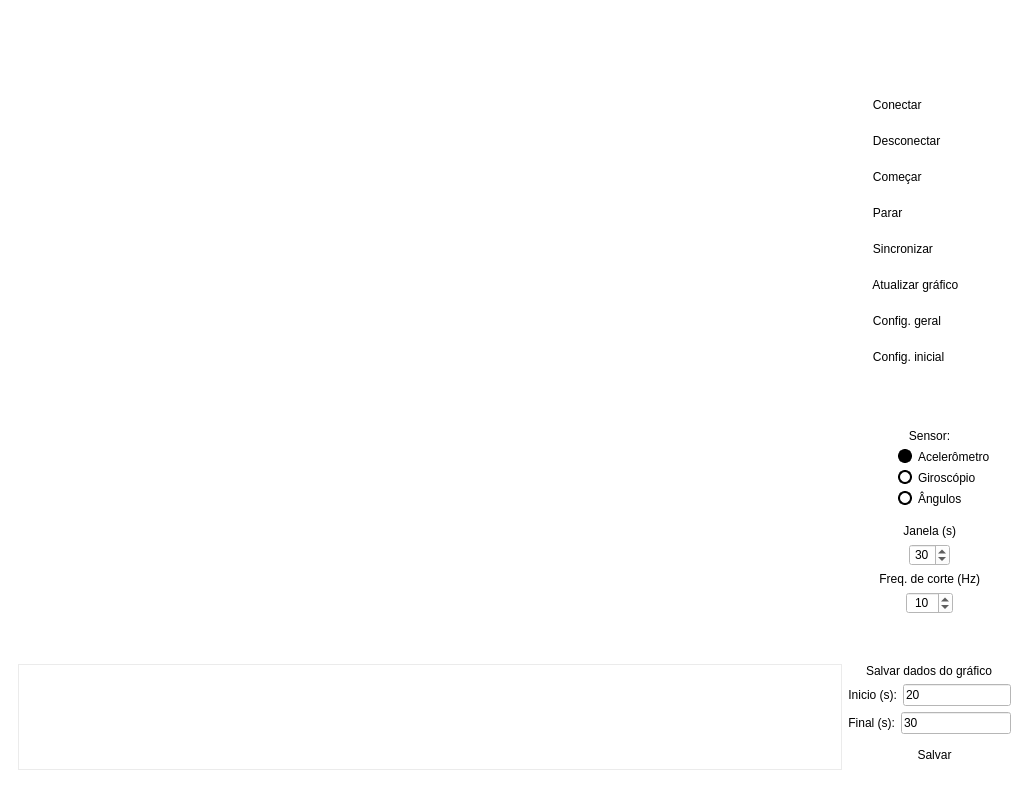
<?xml version="1.0" encoding="UTF-8"?>
<ui version="4.0">
 <class>MuvBoxControl</class>
 <widget class="QMainWindow" name="MuvBoxControl">
  <property name="geometry">
   <rect>
    <x>0</x>
    <y>0</y>
    <width>1029</width>
    <height>788</height>
   </rect>
  </property>
  <property name="windowTitle">
   <string>MuvBox Control</string>
  </property>
  <widget class="QWidget" name="centralwidget">
   <property name="whatsThis">
    <string>&lt;html&gt;&lt;head/&gt;&lt;body&gt;&lt;p&gt;background-color: white&lt;/p&gt;&lt;/body&gt;&lt;/html&gt;</string>
   </property>
   <property name="styleSheet">
    <string notr="true">QWidget{
	background-color:white
}
QRadioButton::indicator {
    width: 10px;
    height: 10px;
    border-radius: 7px;
	border:	2px solid black;
}

QRadioButton::indicator:hover{
	border: 2px solid #1e90ff;
}

QRadioButton::indicator:checked {
    background-color: black;
    border: 2px solid black;
}

QPushButton{
	background-color: none;
	border-radius: 5px;
	color: black;
}
QPushButton:hover{
	color: #1e90ff;
}
QComboBox:hover
{
	color: black;
}</string>
   </property>
   <layout class="QGridLayout" name="gridLayout_3">
    <item row="0" column="1">
     <widget class="QStackedWidget" name="stackedWidget">
      <property name="styleSheet">
       <string notr="true"/>
      </property>
      <property name="currentIndex">
       <number>0</number>
      </property>
      <widget class="QWidget" name="page">
       <property name="styleSheet">
        <string notr="true"/>
       </property>
       <layout class="QGridLayout" name="gridLayout_2">
        <item row="2" column="0">
         <layout class="QGridLayout" name="gridLayout" rowstretch="0,0,0,0,0,0,0,0,0,0,0,0,0,0,0,0,0,0,0,0,0,0,0,0,0,0,0,0,0,0,0,0,0" columnstretch="5,0,0,0,0">
          <property name="sizeConstraint">
           <enum>QLayout::SetDefaultConstraint</enum>
          </property>
          <item row="24" column="4" alignment="Qt::AlignHCenter">
           <widget class="QLabel" name="label_4">
            <property name="text">
             <string>Freq. de corte (Hz)</string>
            </property>
            <property name="alignment">
             <set>Qt::AlignRight|Qt::AlignTrailing|Qt::AlignVCenter</set>
            </property>
           </widget>
          </item>
          <item row="31" column="4">
           <layout class="QHBoxLayout" name="horizontalLayout_2">
            <item>
             <widget class="QLabel" name="label_6">
              <property name="text">
               <string>Final (s):</string>
              </property>
              <property name="alignment">
               <set>Qt::AlignRight|Qt::AlignTrailing|Qt::AlignVCenter</set>
              </property>
             </widget>
            </item>
            <item>
             <widget class="QLineEdit" name="lineEdit_2">
              <property name="text">
               <string>30</string>
              </property>
             </widget>
            </item>
           </layout>
          </item>
          <item row="16" column="4">
           <widget class="QLabel" name="label">
            <property name="maximumSize">
             <size>
              <width>16777215</width>
              <height>30</height>
             </size>
            </property>
            <property name="layoutDirection">
             <enum>Qt::LeftToRight</enum>
            </property>
            <property name="text">
             <string>Sensor:</string>
            </property>
            <property name="textFormat">
             <enum>Qt::AutoText</enum>
            </property>
            <property name="alignment">
             <set>Qt::AlignCenter</set>
            </property>
           </widget>
          </item>
          <item row="17" column="4" alignment="Qt::AlignLeft">
           <widget class="QRadioButton" name="radioButton">
            <property name="font">
             <font>
              <weight>50</weight>
              <bold>false</bold>
             </font>
            </property>
            <property name="cursor">
             <cursorShape>PointingHandCursor</cursorShape>
            </property>
            <property name="styleSheet">
             <string notr="true">padding-left: 50px;</string>
            </property>
            <property name="text">
             <string>Acelerômetro</string>
            </property>
            <property name="checked">
             <bool>true</bool>
            </property>
           </widget>
          </item>
          <item row="6" column="4">
           <widget class="QPushButton" name="pushButton_2">
            <property name="minimumSize">
             <size>
              <width>0</width>
              <height>30</height>
             </size>
            </property>
            <property name="maximumSize">
             <size>
              <width>16777215</width>
              <height>16777215</height>
             </size>
            </property>
            <property name="cursor">
             <cursorShape>PointingHandCursor</cursorShape>
            </property>
            <property name="styleSheet">
             <string notr="true">text-align: left;
padding-left: 15px;

</string>
            </property>
            <property name="text">
             <string>   Conectar</string>
            </property>
            <property name="iconSize">
             <size>
              <width>20</width>
              <height>20</height>
             </size>
            </property>
           </widget>
          </item>
          <item row="15" column="4">
           <widget class="QLabel" name="label_7">
            <property name="font">
             <font>
              <weight>75</weight>
              <bold>true</bold>
              <strikeout>false</strikeout>
              <kerning>true</kerning>
             </font>
            </property>
            <property name="text">
             <string/>
            </property>
            <property name="textFormat">
             <enum>Qt::AutoText</enum>
            </property>
            <property name="alignment">
             <set>Qt::AlignCenter</set>
            </property>
           </widget>
          </item>
          <item row="25" column="4" alignment="Qt::AlignHCenter">
           <widget class="QSpinBox" name="spinBox_5">
            <property name="maximumSize">
             <size>
              <width>50</width>
              <height>16777215</height>
             </size>
            </property>
            <property name="alignment">
             <set>Qt::AlignCenter</set>
            </property>
            <property name="readOnly">
             <bool>false</bool>
            </property>
            <property name="maximum">
             <number>100</number>
            </property>
            <property name="singleStep">
             <number>5</number>
            </property>
            <property name="value">
             <number>10</number>
            </property>
           </widget>
          </item>
          <item row="14" column="4">
           <spacer name="verticalSpacer">
            <property name="orientation">
             <enum>Qt::Vertical</enum>
            </property>
            <property name="sizeHint" stdset="0">
             <size>
              <width>20</width>
              <height>500</height>
             </size>
            </property>
           </spacer>
          </item>
          <item row="7" column="4">
           <widget class="QPushButton" name="pushButton_8">
            <property name="minimumSize">
             <size>
              <width>0</width>
              <height>30</height>
             </size>
            </property>
            <property name="maximumSize">
             <size>
              <width>16777215</width>
              <height>16777215</height>
             </size>
            </property>
            <property name="cursor">
             <cursorShape>PointingHandCursor</cursorShape>
            </property>
            <property name="styleSheet">
             <string notr="true">text-align: left;
padding-left: 15px;

</string>
            </property>
            <property name="text">
             <string>   Desconectar</string>
            </property>
           </widget>
          </item>
          <item row="30" column="4">
           <layout class="QHBoxLayout" name="horizontalLayout">
            <item>
             <widget class="QLabel" name="label_5">
              <property name="text">
               <string>Inicio (s):</string>
              </property>
              <property name="alignment">
               <set>Qt::AlignRight|Qt::AlignTrailing|Qt::AlignVCenter</set>
              </property>
             </widget>
            </item>
            <item>
             <widget class="QLineEdit" name="lineEdit">
              <property name="text">
               <string>20</string>
              </property>
             </widget>
            </item>
           </layout>
          </item>
          <item row="29" column="0" rowspan="4" colspan="4">
           <widget class="QPlainTextEdit" name="plainTextEdit">
            <property name="minimumSize">
             <size>
              <width>0</width>
              <height>0</height>
             </size>
            </property>
            <property name="maximumSize">
             <size>
              <width>16777215</width>
              <height>150</height>
             </size>
            </property>
            <property name="styleSheet">
             <string notr="true">border: 1px solid #EBEBEB;</string>
            </property>
           </widget>
          </item>
          <item row="12" column="4">
           <widget class="QPushButton" name="pushButton_4">
            <property name="minimumSize">
             <size>
              <width>0</width>
              <height>30</height>
             </size>
            </property>
            <property name="maximumSize">
             <size>
              <width>16777215</width>
              <height>16777215</height>
             </size>
            </property>
            <property name="cursor">
             <cursorShape>PointingHandCursor</cursorShape>
            </property>
            <property name="styleSheet">
             <string notr="true">text-align: left;
padding-left: 15px;

</string>
            </property>
            <property name="text">
             <string>   Config. geral</string>
            </property>
           </widget>
          </item>
          <item row="9" column="4">
           <widget class="QPushButton" name="pushButton_9">
            <property name="minimumSize">
             <size>
              <width>0</width>
              <height>30</height>
             </size>
            </property>
            <property name="maximumSize">
             <size>
              <width>16777215</width>
              <height>16777215</height>
             </size>
            </property>
            <property name="cursor">
             <cursorShape>PointingHandCursor</cursorShape>
            </property>
            <property name="styleSheet">
             <string notr="true">text-align: left;
padding-left: 15px;

</string>
            </property>
            <property name="text">
             <string>   Parar</string>
            </property>
           </widget>
          </item>
          <item row="8" column="4">
           <widget class="QPushButton" name="pushButton">
            <property name="minimumSize">
             <size>
              <width>0</width>
              <height>30</height>
             </size>
            </property>
            <property name="maximumSize">
             <size>
              <width>16777215</width>
              <height>16777215</height>
             </size>
            </property>
            <property name="cursor">
             <cursorShape>PointingHandCursor</cursorShape>
            </property>
            <property name="styleSheet">
             <string notr="true">text-align: left;
padding-left: 15px;

</string>
            </property>
            <property name="text">
             <string>   Começar</string>
            </property>
            <property name="checkable">
             <bool>false</bool>
            </property>
           </widget>
          </item>
          <item row="4" column="4">
           <widget class="QLabel" name="label_8">
            <property name="text">
             <string/>
            </property>
           </widget>
          </item>
          <item row="28" column="4">
           <spacer name="verticalSpacer_2">
            <property name="orientation">
             <enum>Qt::Vertical</enum>
            </property>
            <property name="sizeHint" stdset="0">
             <size>
              <width>20</width>
              <height>500</height>
             </size>
            </property>
           </spacer>
          </item>
          <item row="22" column="4" alignment="Qt::AlignHCenter">
           <widget class="QLabel" name="label_2">
            <property name="maximumSize">
             <size>
              <width>16777215</width>
              <height>30</height>
             </size>
            </property>
            <property name="focusPolicy">
             <enum>Qt::NoFocus</enum>
            </property>
            <property name="text">
             <string>Janela (s)</string>
            </property>
            <property name="alignment">
             <set>Qt::AlignRight|Qt::AlignTrailing|Qt::AlignVCenter</set>
            </property>
           </widget>
          </item>
          <item row="32" column="4">
           <widget class="QPushButton" name="pushButton_6">
            <property name="minimumSize">
             <size>
              <width>0</width>
              <height>30</height>
             </size>
            </property>
            <property name="cursor">
             <cursorShape>PointingHandCursor</cursorShape>
            </property>
            <property name="styleSheet">
             <string notr="true">text-align: center</string>
            </property>
            <property name="text">
             <string>   Salvar</string>
            </property>
            <property name="icon">
             <iconset>
              <normaloff>icons/save.svg</normaloff>icons/save.svg</iconset>
            </property>
           </widget>
          </item>
          <item row="2" column="0" colspan="4">
           <spacer name="horizontalSpacer">
            <property name="orientation">
             <enum>Qt::Horizontal</enum>
            </property>
            <property name="sizeType">
             <enum>QSizePolicy::Expanding</enum>
            </property>
            <property name="sizeHint" stdset="0">
             <size>
              <width>40</width>
              <height>20</height>
             </size>
            </property>
           </spacer>
          </item>
          <item row="5" column="0" rowspan="24" colspan="4">
           <layout class="QVBoxLayout" name="verticalLayout_2"/>
          </item>
          <item row="19" column="4" alignment="Qt::AlignLeft|Qt::AlignVCenter">
           <widget class="QRadioButton" name="radioButton_3">
            <property name="cursor">
             <cursorShape>PointingHandCursor</cursorShape>
            </property>
            <property name="styleSheet">
             <string notr="true">padding-left: 50px;</string>
            </property>
            <property name="text">
             <string>Ângulos</string>
            </property>
           </widget>
          </item>
          <item row="18" column="4" alignment="Qt::AlignLeft">
           <widget class="QRadioButton" name="radioButton_2">
            <property name="cursor">
             <cursorShape>PointingHandCursor</cursorShape>
            </property>
            <property name="styleSheet">
             <string notr="true">padding-left: 50px;</string>
            </property>
            <property name="text">
             <string>Giroscópio</string>
            </property>
           </widget>
          </item>
          <item row="10" column="4">
           <widget class="QPushButton" name="pushButton_7">
            <property name="minimumSize">
             <size>
              <width>0</width>
              <height>30</height>
             </size>
            </property>
            <property name="maximumSize">
             <size>
              <width>16777215</width>
              <height>16777215</height>
             </size>
            </property>
            <property name="cursor">
             <cursorShape>PointingHandCursor</cursorShape>
            </property>
            <property name="styleSheet">
             <string notr="true">text-align: left;
padding-left: 15px;

</string>
            </property>
            <property name="text">
             <string>   Sincronizar</string>
            </property>
           </widget>
          </item>
          <item row="11" column="4">
           <widget class="QPushButton" name="pushButton_5">
            <property name="minimumSize">
             <size>
              <width>0</width>
              <height>30</height>
             </size>
            </property>
            <property name="maximumSize">
             <size>
              <width>16777215</width>
              <height>16777215</height>
             </size>
            </property>
            <property name="cursor">
             <cursorShape>PointingHandCursor</cursorShape>
            </property>
            <property name="styleSheet">
             <string notr="true">text-align: left;
padding-left: 15px;

</string>
            </property>
            <property name="text">
             <string>   Atualizar gráfico</string>
            </property>
           </widget>
          </item>
          <item row="29" column="4" alignment="Qt::AlignHCenter">
           <widget class="QLabel" name="label_3">
            <property name="maximumSize">
             <size>
              <width>16777215</width>
              <height>30</height>
             </size>
            </property>
            <property name="text">
             <string>Salvar dados do gráfico</string>
            </property>
            <property name="alignment">
             <set>Qt::AlignRight|Qt::AlignTrailing|Qt::AlignVCenter</set>
            </property>
           </widget>
          </item>
          <item row="23" column="4" alignment="Qt::AlignHCenter">
           <widget class="QSpinBox" name="spinBox_4">
            <property name="maximumSize">
             <size>
              <width>50</width>
              <height>16777215</height>
             </size>
            </property>
            <property name="layoutDirection">
             <enum>Qt::LeftToRight</enum>
            </property>
            <property name="alignment">
             <set>Qt::AlignCenter</set>
            </property>
            <property name="value">
             <number>30</number>
            </property>
           </widget>
          </item>
          <item row="4" column="0" colspan="4">
           <widget class="QFrame" name="frame">
            <property name="maximumSize">
             <size>
              <width>16777215</width>
              <height>50</height>
             </size>
            </property>
            <property name="styleSheet">
             <string notr="true">border: none;</string>
            </property>
            <property name="frameShape">
             <enum>QFrame::StyledPanel</enum>
            </property>
            <property name="frameShadow">
             <enum>QFrame::Raised</enum>
            </property>
           </widget>
          </item>
          <item row="5" column="4">
           <spacer name="verticalSpacer_3">
            <property name="orientation">
             <enum>Qt::Vertical</enum>
            </property>
            <property name="sizeHint" stdset="0">
             <size>
              <width>20</width>
              <height>500</height>
             </size>
            </property>
           </spacer>
          </item>
          <item row="13" column="4">
           <widget class="QPushButton" name="pushButton_11">
            <property name="minimumSize">
             <size>
              <width>0</width>
              <height>30</height>
             </size>
            </property>
            <property name="cursor">
             <cursorShape>PointingHandCursor</cursorShape>
            </property>
            <property name="styleSheet">
             <string notr="true">text-align: left;
padding-left: 15px;

</string>
            </property>
            <property name="text">
             <string>   Config. inicial</string>
            </property>
           </widget>
          </item>
         </layout>
        </item>
       </layout>
      </widget>
      <widget class="QWidget" name="page_2">
       <layout class="QGridLayout" name="gridLayout_5">
        <item row="0" column="0">
         <layout class="QGridLayout" name="gridLayout_4">
          <item row="0" column="2">
           <widget class="QPushButton" name="pushButton_10">
            <property name="minimumSize">
             <size>
              <width>100</width>
              <height>0</height>
             </size>
            </property>
            <property name="cursor">
             <cursorShape>PointingHandCursor</cursorShape>
            </property>
            <property name="text">
             <string>   Voltar</string>
            </property>
           </widget>
          </item>
          <item row="0" column="1">
           <widget class="QPushButton" name="pushButton_3">
            <property name="minimumSize">
             <size>
              <width>150</width>
              <height>0</height>
             </size>
            </property>
            <property name="cursor">
             <cursorShape>PointingHandCursor</cursorShape>
            </property>
            <property name="text">
             <string>   Salvar tabela</string>
            </property>
           </widget>
          </item>
          <item row="0" column="0">
           <spacer name="horizontalSpacer_2">
            <property name="orientation">
             <enum>Qt::Horizontal</enum>
            </property>
            <property name="sizeHint" stdset="0">
             <size>
              <width>40</width>
              <height>20</height>
             </size>
            </property>
           </spacer>
          </item>
          <item row="1" column="0" colspan="3">
           <widget class="QTableWidget" name="tableWidget">
            <property name="styleSheet">
             <string notr="true">color:black;</string>
            </property>
           </widget>
          </item>
         </layout>
        </item>
       </layout>
      </widget>
      <widget class="QWidget" name="page_3">
       <layout class="QGridLayout" name="gridLayout_7">
        <item row="0" column="0">
         <layout class="QGridLayout" name="gridLayout_6">
          <item row="3" column="3">
           <spacer name="horizontalSpacer_4">
            <property name="orientation">
             <enum>Qt::Horizontal</enum>
            </property>
            <property name="sizeHint" stdset="0">
             <size>
              <width>300</width>
              <height>20</height>
             </size>
            </property>
           </spacer>
          </item>
          <item row="7" column="1">
           <spacer name="verticalSpacer_5">
            <property name="orientation">
             <enum>Qt::Vertical</enum>
            </property>
            <property name="sizeHint" stdset="0">
             <size>
              <width>20</width>
              <height>40</height>
             </size>
            </property>
           </spacer>
          </item>
          <item row="3" column="1" colspan="2">
           <widget class="QListWidget" name="listWidget">
            <property name="minimumSize">
             <size>
              <width>0</width>
              <height>500</height>
             </size>
            </property>
           </widget>
          </item>
          <item row="6" column="2">
           <widget class="QPushButton" name="pushButton_13">
            <property name="cursor">
             <cursorShape>PointingHandCursor</cursorShape>
            </property>
            <property name="styleSheet">
             <string notr="true">margin-top: 30px</string>
            </property>
            <property name="text">
             <string>   Configurar</string>
            </property>
           </widget>
          </item>
          <item row="3" column="0">
           <spacer name="horizontalSpacer_3">
            <property name="orientation">
             <enum>Qt::Horizontal</enum>
            </property>
            <property name="sizeHint" stdset="0">
             <size>
              <width>300</width>
              <height>20</height>
             </size>
            </property>
           </spacer>
          </item>
          <item row="1" column="1" colspan="2">
           <widget class="QTextBrowser" name="textBrowser">
            <property name="minimumSize">
             <size>
              <width>600</width>
              <height>0</height>
             </size>
            </property>
            <property name="maximumSize">
             <size>
              <width>16777215</width>
              <height>50</height>
             </size>
            </property>
            <property name="html">
             <string>&lt;!DOCTYPE HTML PUBLIC &quot;-//W3C//DTD HTML 4.0//EN&quot; &quot;http://www.w3.org/TR/REC-html40/strict.dtd&quot;&gt;
&lt;html&gt;&lt;head&gt;&lt;meta name=&quot;qrichtext&quot; content=&quot;1&quot; /&gt;&lt;style type=&quot;text/css&quot;&gt;
p, li { white-space: pre-wrap; }
&lt;/style&gt;&lt;/head&gt;&lt;body style=&quot; font-family:'Ubuntu'; font-size:11pt; font-weight:400; font-style:normal;&quot;&gt;
&lt;p style=&quot; margin-top:0px; margin-bottom:0px; margin-left:0px; margin-right:0px; -qt-block-indent:0; text-indent:0px;&quot;&gt;&lt;span style=&quot; font-family:'MS Shell Dlg 2'; font-size:8.25pt;&quot;&gt;Ligue sua MuvBox e aperte em '&lt;/span&gt;&lt;span style=&quot; font-family:'MS Shell Dlg 2'; font-size:8.25pt; font-weight:600;&quot;&gt;Escanear&lt;/span&gt;&lt;span style=&quot; font-family:'MS Shell Dlg 2'; font-size:8.25pt;&quot;&gt;'. Então selecione o dispositivo desejado e clique em '&lt;/span&gt;&lt;span style=&quot; font-family:'MS Shell Dlg 2'; font-size:8.25pt; font-weight:600;&quot;&gt;Configurar&lt;/span&gt;&lt;span style=&quot; font-family:'MS Shell Dlg 2'; font-size:8.25pt;&quot;&gt;&amp;quot;&lt;/span&gt;&lt;/p&gt;&lt;/body&gt;&lt;/html&gt;</string>
            </property>
           </widget>
          </item>
          <item row="6" column="1">
           <widget class="QPushButton" name="pushButton_16">
            <property name="cursor">
             <cursorShape>PointingHandCursor</cursorShape>
            </property>
            <property name="styleSheet">
             <string notr="true">margin-top: 30px</string>
            </property>
            <property name="text">
             <string>   Cancelar</string>
            </property>
           </widget>
          </item>
          <item row="5" column="1" colspan="2">
           <widget class="QLabel" name="label_9">
            <property name="styleSheet">
             <string notr="true">margin-top: 30px</string>
            </property>
            <property name="text">
             <string>Rede atual:</string>
            </property>
           </widget>
          </item>
          <item row="0" column="1">
           <spacer name="verticalSpacer_6">
            <property name="orientation">
             <enum>Qt::Vertical</enum>
            </property>
            <property name="sizeHint" stdset="0">
             <size>
              <width>20</width>
              <height>40</height>
             </size>
            </property>
           </spacer>
          </item>
          <item row="2" column="1" colspan="2">
           <widget class="QPushButton" name="pushButton_12">
            <property name="cursor">
             <cursorShape>PointingHandCursor</cursorShape>
            </property>
            <property name="text">
             <string>   Escanear</string>
            </property>
           </widget>
          </item>
          <item row="4" column="1">
           <widget class="QLabel" name="label_15">
            <property name="styleSheet">
             <string notr="true">margin-top: 30px</string>
            </property>
            <property name="text">
             <string/>
            </property>
           </widget>
          </item>
         </layout>
        </item>
       </layout>
      </widget>
      <widget class="QWidget" name="page_4">
       <layout class="QGridLayout" name="gridLayout_9">
        <item row="0" column="0">
         <layout class="QGridLayout" name="gridLayout_8">
          <item row="7" column="2">
           <widget class="QPushButton" name="pushButton_15">
            <property name="cursor">
             <cursorShape>PointingHandCursor</cursorShape>
            </property>
            <property name="styleSheet">
             <string notr="true">margin-top: 30px</string>
            </property>
            <property name="text">
             <string>   Salvar</string>
            </property>
           </widget>
          </item>
          <item row="4" column="1" alignment="Qt::AlignRight">
           <widget class="QLabel" name="label_11">
            <property name="styleSheet">
             <string notr="true"/>
            </property>
            <property name="text">
             <string>Redes disponíveis:</string>
            </property>
           </widget>
          </item>
          <item row="5" column="2">
           <widget class="QLineEdit" name="lineEdit_4">
            <property name="maximumSize">
             <size>
              <width>9999</width>
              <height>16777215</height>
             </size>
            </property>
           </widget>
          </item>
          <item row="4" column="0">
           <spacer name="horizontalSpacer_5">
            <property name="orientation">
             <enum>Qt::Horizontal</enum>
            </property>
            <property name="sizeHint" stdset="0">
             <size>
              <width>300</width>
              <height>20</height>
             </size>
            </property>
           </spacer>
          </item>
          <item row="0" column="3" alignment="Qt::AlignRight">
           <widget class="QPushButton" name="pushButton_18">
            <property name="cursor">
             <cursorShape>PointingHandCursor</cursorShape>
            </property>
            <property name="text">
             <string>   Fechar</string>
            </property>
           </widget>
          </item>
          <item row="3" column="2">
           <widget class="QLineEdit" name="lineEdit_3">
            <property name="maximumSize">
             <size>
              <width>16777215</width>
              <height>16777215</height>
             </size>
            </property>
           </widget>
          </item>
          <item row="2" column="1" colspan="2">
           <widget class="QTextBrowser" name="textBrowser_2">
            <property name="minimumSize">
             <size>
              <width>600</width>
              <height>0</height>
             </size>
            </property>
            <property name="maximumSize">
             <size>
              <width>16777215</width>
              <height>50</height>
             </size>
            </property>
            <property name="html">
             <string>&lt;!DOCTYPE HTML PUBLIC &quot;-//W3C//DTD HTML 4.0//EN&quot; &quot;http://www.w3.org/TR/REC-html40/strict.dtd&quot;&gt;
&lt;html&gt;&lt;head&gt;&lt;meta name=&quot;qrichtext&quot; content=&quot;1&quot; /&gt;&lt;style type=&quot;text/css&quot;&gt;
p, li { white-space: pre-wrap; }
&lt;/style&gt;&lt;/head&gt;&lt;body style=&quot; font-family:'Ubuntu'; font-size:11pt; font-weight:400; font-style:normal;&quot;&gt;
&lt;p style=&quot; margin-top:0px; margin-bottom:0px; margin-left:0px; margin-right:0px; -qt-block-indent:0; text-indent:0px;&quot;&gt;&lt;span style=&quot; font-family:'MS Shell Dlg 2'; font-size:8.25pt;&quot;&gt;Selecione um Hostname para a MuvBox e a rede que a mesma irá se conectar (SSID+Senha). Então, clique em '&lt;/span&gt;&lt;span style=&quot; font-family:'MS Shell Dlg 2'; font-size:8.25pt; font-weight:600;&quot;&gt;Salvar&lt;/span&gt;&lt;span style=&quot; font-family:'MS Shell Dlg 2'; font-size:8.25pt;&quot;&gt;' para prosseguir.&lt;/span&gt;&lt;/p&gt;&lt;/body&gt;&lt;/html&gt;</string>
            </property>
           </widget>
          </item>
          <item row="4" column="2">
           <widget class="QComboBox" name="comboBox">
            <property name="maximumSize">
             <size>
              <width>16777215</width>
              <height>16777215</height>
             </size>
            </property>
           </widget>
          </item>
          <item row="8" column="1" colspan="2">
           <widget class="QLabel" name="label_14">
            <property name="maximumSize">
             <size>
              <width>16777215</width>
              <height>50</height>
             </size>
            </property>
            <property name="styleSheet">
             <string notr="true">margin-top: 20px</string>
            </property>
            <property name="text">
             <string/>
            </property>
           </widget>
          </item>
          <item row="5" column="1" alignment="Qt::AlignRight">
           <widget class="QLabel" name="label_12">
            <property name="styleSheet">
             <string notr="true"/>
            </property>
            <property name="text">
             <string>SSID:</string>
            </property>
           </widget>
          </item>
          <item row="6" column="2">
           <widget class="QLineEdit" name="lineEdit_5">
            <property name="maximumSize">
             <size>
              <width>16777215</width>
              <height>16777215</height>
             </size>
            </property>
           </widget>
          </item>
          <item row="1" column="1">
           <spacer name="verticalSpacer_4">
            <property name="orientation">
             <enum>Qt::Vertical</enum>
            </property>
            <property name="sizeHint" stdset="0">
             <size>
              <width>20</width>
              <height>40</height>
             </size>
            </property>
           </spacer>
          </item>
          <item row="6" column="1" alignment="Qt::AlignRight">
           <widget class="QLabel" name="label_13">
            <property name="maximumSize">
             <size>
              <width>16777215</width>
              <height>25</height>
             </size>
            </property>
            <property name="styleSheet">
             <string notr="true"/>
            </property>
            <property name="text">
             <string>Senha:</string>
            </property>
           </widget>
          </item>
          <item row="3" column="1" alignment="Qt::AlignRight">
           <widget class="QLabel" name="label_10">
            <property name="styleSheet">
             <string notr="true"/>
            </property>
            <property name="text">
             <string>Hostname:</string>
            </property>
           </widget>
          </item>
          <item row="7" column="1">
           <widget class="QPushButton" name="pushButton_14">
            <property name="cursor">
             <cursorShape>PointingHandCursor</cursorShape>
            </property>
            <property name="styleSheet">
             <string notr="true">margin-top: 30px</string>
            </property>
            <property name="text">
             <string>   Voltar</string>
            </property>
           </widget>
          </item>
          <item row="9" column="1">
           <spacer name="verticalSpacer_8">
            <property name="orientation">
             <enum>Qt::Vertical</enum>
            </property>
            <property name="sizeHint" stdset="0">
             <size>
              <width>20</width>
              <height>40</height>
             </size>
            </property>
           </spacer>
          </item>
          <item row="6" column="3">
           <spacer name="horizontalSpacer_6">
            <property name="orientation">
             <enum>Qt::Horizontal</enum>
            </property>
            <property name="sizeHint" stdset="0">
             <size>
              <width>300</width>
              <height>20</height>
             </size>
            </property>
           </spacer>
          </item>
         </layout>
        </item>
       </layout>
      </widget>
     </widget>
    </item>
   </layout>
  </widget>
 </widget>
 <resources/>
 <connections/>
</ui>
